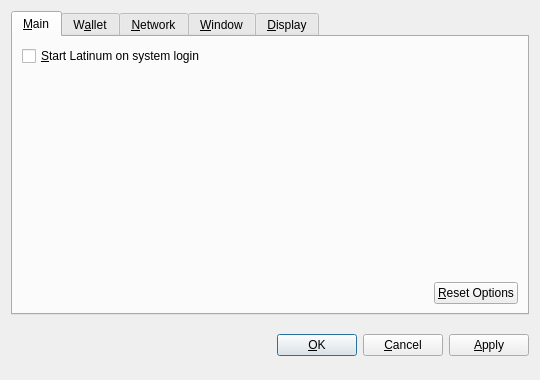
<?xml version="1.0" encoding="UTF-8"?>
<ui version="4.0">
 <class>OptionsDialog</class>
 <widget class="QDialog" name="OptionsDialog">
  <property name="geometry">
   <rect>
    <x>0</x>
    <y>0</y>
    <width>540</width>
    <height>380</height>
   </rect>
  </property>
  <property name="windowTitle">
   <string>Options</string>
  </property>
  <property name="modal">
   <bool>true</bool>
  </property>
  <layout class="QVBoxLayout" name="verticalLayout">
   <item>
    <widget class="QTabWidget" name="tabWidget">
     <property name="tabPosition">
      <enum>QTabWidget::North</enum>
     </property>
     <property name="currentIndex">
      <number>0</number>
     </property>
     <widget class="QWidget" name="tabMain">
      <attribute name="title">
       <string>&amp;Main</string>
      </attribute>
      <layout class="QVBoxLayout" name="verticalLayout_Main">
       <item>
        <widget class="QCheckBox" name="bitcoinAtStartup">
         <property name="toolTip">
          <string>Automatically start Latinum after logging in to the system.</string>
         </property>
         <property name="text">
          <string>&amp;Start Latinum on system login</string>
         </property>
        </widget>
       </item>
       <item>
        <spacer name="verticalSpacer_Main">
         <property name="orientation">
          <enum>Qt::Vertical</enum>
         </property>
         <property name="sizeHint" stdset="0">
          <size>
           <width>20</width>
           <height>40</height>
          </size>
         </property>
        </spacer>
       </item>
       <item>
        <layout class="QHBoxLayout" name="horizontalLayout_2_Main">
         <item>
          <spacer name="horizontalSpacer_2_Main">
           <property name="orientation">
            <enum>Qt::Horizontal</enum>
           </property>
           <property name="sizeHint" stdset="0">
            <size>
             <width>40</width>
             <height>20</height>
            </size>
           </property>
          </spacer>
         </item>
         <item>
          <widget class="QPushButton" name="resetButton">
           <property name="toolTip">
            <string>Reset all client options to default.</string>
           </property>
           <property name="text">
            <string>&amp;Reset Options</string>
           </property>
           <property name="autoDefault">
            <bool>false</bool>
           </property>
          </widget>
         </item>
        </layout>
       </item>
      </layout>
     </widget>
     <widget class="QWidget" name="tabWallet">
      <attribute name="title">
       <string>W&amp;allet</string>
      </attribute>
      <layout class="QVBoxLayout" name="verticalLayout_Network">
       <item>
        <widget class="QLabel" name="transactionFeeInfoLabel">
         <property name="text">
          <string>Optional transaction fee per kB that helps make sure your transactions are processed quickly. Most transactions are 1 kB.</string>
         </property>
         <property name="textFormat">
          <enum>Qt::PlainText</enum>
         </property>
         <property name="wordWrap">
          <bool>true</bool>
         </property>
        </widget>
       </item>
       <item>
        <layout class="QHBoxLayout" name="horizontalLayout_1_Main">
         <item>
          <widget class="QLabel" name="transactionFeeLabel">
           <property name="text">
            <string>Pay transaction &amp;fee</string>
           </property>
           <property name="textFormat">
            <enum>Qt::PlainText</enum>
           </property>
           <property name="buddy">
            <cstring>transactionFee</cstring>
           </property>
          </widget>
         </item>
         <item>
          <widget class="BitcoinAmountField" name="transactionFee"/>
         </item>
         <item>
          <spacer name="horizontalSpacer_1_Main">
           <property name="orientation">
            <enum>Qt::Horizontal</enum>
           </property>
           <property name="sizeHint" stdset="0">
            <size>
             <width>40</width>
             <height>20</height>
            </size>
           </property>
          </spacer>
         </item>
        </layout>
       </item>
       <item>
        <widget class="QLabel" name="label">
         <property name="text">
          <string>If you disable the spending of unconfirmed change, the change from a transaction cannot be used until that transaction has at least one confirmation. This also affects how your balance is computed.</string>
         </property>
         <property name="wordWrap">
          <bool>true</bool>
         </property>
        </widget>
       </item>
       <item>
        <widget class="QCheckBox" name="spendZeroConfChange">
         <property name="text">
          <string>Spend unconfirmed change  (experts only)</string>
         </property>
        </widget>
       </item>
       <item>
        <spacer name="verticalSpacer">
         <property name="orientation">
          <enum>Qt::Vertical</enum>
         </property>
         <property name="sizeHint" stdset="0">
          <size>
           <width>20</width>
           <height>40</height>
          </size>
         </property>
        </spacer>
       </item>
      </layout>
     </widget>
     <widget class="QWidget" name="tabNetwork">
      <attribute name="title">
       <string>&amp;Network</string>
      </attribute>
      <layout class="QVBoxLayout" name="verticalLayout_Network">
       <item>
        <widget class="QCheckBox" name="mapPortUpnp">
         <property name="toolTip">
          <string>Automatically open the Latinum client port on the router. This only works when your router supports UPnP and it is enabled.</string>
         </property>
         <property name="text">
          <string>Map port using &amp;UPnP</string>
         </property>
        </widget>
       </item>
       <item>
        <widget class="QCheckBox" name="connectSocks">
         <property name="toolTip">
          <string>Connect to the Latinum network through a SOCKS proxy (e.g. when connecting through Tor).</string>
         </property>
         <property name="text">
          <string>&amp;Connect through SOCKS proxy:</string>
         </property>
        </widget>
       </item>
       <item>
        <layout class="QHBoxLayout" name="horizontalLayout_Network">
         <item>
          <widget class="QLabel" name="proxyIpLabel">
           <property name="text">
            <string>Proxy &amp;IP:</string>
           </property>
           <property name="textFormat">
            <enum>Qt::PlainText</enum>
           </property>
           <property name="buddy">
            <cstring>proxyIp</cstring>
           </property>
          </widget>
         </item>
         <item>
          <widget class="QValidatedLineEdit" name="proxyIp">
           <property name="maximumSize">
            <size>
             <width>140</width>
             <height>16777215</height>
            </size>
           </property>
           <property name="toolTip">
            <string>IP address of the proxy (e.g. 127.0.0.1)</string>
           </property>
          </widget>
         </item>
         <item>
          <widget class="QLabel" name="proxyPortLabel">
           <property name="text">
            <string>&amp;Port:</string>
           </property>
           <property name="textFormat">
            <enum>Qt::PlainText</enum>
           </property>
           <property name="buddy">
            <cstring>proxyPort</cstring>
           </property>
          </widget>
         </item>
         <item>
          <widget class="QLineEdit" name="proxyPort">
           <property name="maximumSize">
            <size>
             <width>55</width>
             <height>16777215</height>
            </size>
           </property>
           <property name="toolTip">
            <string>Port of the proxy (e.g. 9050)</string>
           </property>
          </widget>
         </item>
         <item>
          <widget class="QLabel" name="socksVersionLabel">
           <property name="text">
            <string>SOCKS &amp;Version:</string>
           </property>
           <property name="textFormat">
            <enum>Qt::PlainText</enum>
           </property>
           <property name="buddy">
            <cstring>socksVersion</cstring>
           </property>
          </widget>
         </item>
         <item>
          <widget class="QValueComboBox" name="socksVersion">
           <property name="toolTip">
            <string>SOCKS version of the proxy (e.g. 5)</string>
           </property>
          </widget>
         </item>
         <item>
          <spacer name="horizontalSpacer_Network">
           <property name="orientation">
            <enum>Qt::Horizontal</enum>
           </property>
           <property name="sizeHint" stdset="0">
            <size>
             <width>40</width>
             <height>20</height>
            </size>
           </property>
          </spacer>
         </item>
        </layout>
       </item>
       <item>
        <spacer name="verticalSpacer_Network">
         <property name="orientation">
          <enum>Qt::Vertical</enum>
         </property>
         <property name="sizeHint" stdset="0">
          <size>
           <width>20</width>
           <height>40</height>
          </size>
         </property>
        </spacer>
       </item>
      </layout>
     </widget>
     <widget class="QWidget" name="tabWindow">
      <attribute name="title">
       <string>&amp;Window</string>
      </attribute>
      <layout class="QVBoxLayout" name="verticalLayout_Window">
       <item>
        <widget class="QCheckBox" name="minimizeToTray">
         <property name="toolTip">
          <string>Show only a tray icon after minimizing the window.</string>
         </property>
         <property name="text">
          <string>&amp;Minimize to the tray instead of the taskbar</string>
         </property>
        </widget>
       </item>
       <item>
        <widget class="QCheckBox" name="minimizeOnClose">
         <property name="toolTip">
          <string>Minimize instead of exit the application when the window is closed. When this option is enabled, the application will be closed only after selecting Quit in the menu.</string>
         </property>
         <property name="text">
          <string>M&amp;inimize on close</string>
         </property>
        </widget>
       </item>
       <item>
        <spacer name="verticalSpacer_Window">
         <property name="orientation">
          <enum>Qt::Vertical</enum>
         </property>
         <property name="sizeHint" stdset="0">
          <size>
           <width>20</width>
           <height>40</height>
          </size>
         </property>
        </spacer>
       </item>
      </layout>
     </widget>
     <widget class="QWidget" name="tabDisplay">
      <attribute name="title">
       <string>&amp;Display</string>
      </attribute>
      <layout class="QVBoxLayout" name="verticalLayout_Display">
       <item>
        <layout class="QHBoxLayout" name="horizontalLayout_1_Display">
         <item>
          <widget class="QLabel" name="langLabel">
           <property name="text">
            <string>User Interface &amp;language:</string>
           </property>
           <property name="textFormat">
            <enum>Qt::PlainText</enum>
           </property>
           <property name="buddy">
            <cstring>lang</cstring>
           </property>
          </widget>
         </item>
         <item>
          <widget class="QValueComboBox" name="lang">
           <property name="toolTip">
            <string>The user interface language can be set here. This setting will take effect after restarting Latinum.</string>
           </property>
          </widget>
         </item>
        </layout>
       </item>
       <item>
        <layout class="QHBoxLayout" name="horizontalLayout_2_Display">
         <item>
          <widget class="QLabel" name="unitLabel">
           <property name="text">
            <string>&amp;Unit to show amounts in:</string>
           </property>
           <property name="textFormat">
            <enum>Qt::PlainText</enum>
           </property>
           <property name="buddy">
            <cstring>unit</cstring>
           </property>
          </widget>
         </item>
         <item>
          <widget class="QValueComboBox" name="unit">
           <property name="toolTip">
            <string>Choose the default subdivision unit to show in the interface and when sending coins.</string>
           </property>
          </widget>
         </item>
        </layout>
       </item>
       <item>
        <widget class="QCheckBox" name="displayAddresses">
         <property name="toolTip">
          <string>Whether to show Latinum addresses in the transaction list or not.</string>
         </property>
         <property name="text">
          <string>&amp;Display addresses in transaction list</string>
         </property>
        </widget>
       </item>
       <item>
        <widget class="QCheckBox" name="coinControlFeatures">
         <property name="toolTip">
          <string>Whether to show coin control features or not.</string>
         </property>
         <property name="text">
          <string>Display coin &amp;control features (experts only!)</string>
         </property>
        </widget>
       </item>
       <item>
        <spacer name="verticalSpacer_Display">
         <property name="orientation">
          <enum>Qt::Vertical</enum>
         </property>
         <property name="sizeHint" stdset="0">
          <size>
           <width>20</width>
           <height>40</height>
          </size>
         </property>
        </spacer>
       </item>
      </layout>
     </widget>
    </widget>
   </item>
   <item>
    <layout class="QHBoxLayout" name="horizontalLayout_Buttons">
     <item>
      <spacer name="horizontalSpacer_1">
       <property name="orientation">
        <enum>Qt::Horizontal</enum>
       </property>
       <property name="sizeHint" stdset="0">
        <size>
         <width>40</width>
         <height>48</height>
        </size>
       </property>
      </spacer>
     </item>
     <item>
      <widget class="QLabel" name="statusLabel">
       <property name="font">
        <font>
         <weight>75</weight>
         <bold>true</bold>
        </font>
       </property>
       <property name="text">
        <string/>
       </property>
       <property name="textFormat">
        <enum>Qt::PlainText</enum>
       </property>
       <property name="wordWrap">
        <bool>true</bool>
       </property>
      </widget>
     </item>
     <item>
      <spacer name="horizontalSpacer_2">
       <property name="orientation">
        <enum>Qt::Horizontal</enum>
       </property>
       <property name="sizeHint" stdset="0">
        <size>
         <width>40</width>
         <height>48</height>
        </size>
       </property>
      </spacer>
     </item>
     <item>
      <widget class="QPushButton" name="okButton">
       <property name="text">
        <string>&amp;OK</string>
       </property>
      </widget>
     </item>
     <item>
      <widget class="QPushButton" name="cancelButton">
       <property name="text">
        <string>&amp;Cancel</string>
       </property>
       <property name="autoDefault">
        <bool>false</bool>
       </property>
      </widget>
     </item>
     <item>
      <widget class="QPushButton" name="applyButton">
       <property name="text">
        <string>&amp;Apply</string>
       </property>
       <property name="autoDefault">
        <bool>false</bool>
       </property>
      </widget>
     </item>
    </layout>
   </item>
  </layout>
 </widget>
 <customwidgets>
  <customwidget>
   <class>BitcoinAmountField</class>
   <extends>QSpinBox</extends>
   <header>bitcoinamountfield.h</header>
  </customwidget>
  <customwidget>
   <class>QValueComboBox</class>
   <extends>QComboBox</extends>
   <header>qvaluecombobox.h</header>
  </customwidget>
  <customwidget>
   <class>QValidatedLineEdit</class>
   <extends>QLineEdit</extends>
   <header>qvalidatedlineedit.h</header>
  </customwidget>
 </customwidgets>
 <resources/>
 <connections/>
</ui>
